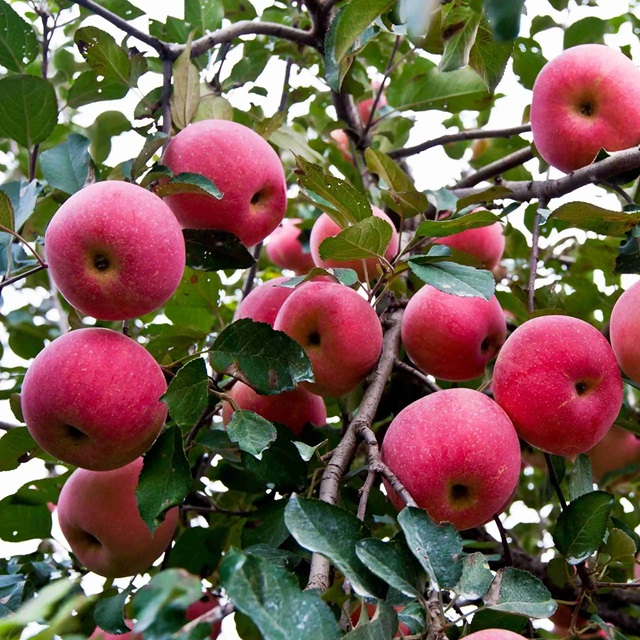
#> input picture 66.jpg, 640 x 640 px
$ python image.py
#> lines starting #> are read from the running program, lines starting #| are printed output that depends on the picture; after the words box and inside, x2 and y2 are one past the last pixel; in counts of white or black regions, pixels touching at a corner belong together
#> further down, image is the input picture: shape (640, 640, 3); mean B, G, R 80, 92.3, 117
from PIL import Image, ImageEnhance, ImageFilter, ImageOps

import cv2
import numpy as np

# [107 lines left out: functions adjust_brightness, add_noise, invert_image, rotate_image, add_noise, translate_image and 1 more, not called in this run]


def apply_random_masks_inside(image, num_masks=5, mask_size=(80, 80)):
    """
    随机在图像内部生成多个遮挡

    参数：
    image: 输入图像
    num_masks: 要生成的遮挡数量，默认为 3
    mask_size: 遮挡的大小，默认为 (50, 50)

    返回值：
    带有遮挡的图像
    """
#> called with num_masks = 5, mask_size = (80, 80)
    # 获取图像大小
    height, width = image.shape[:2]
#> height = 640; width = 640

    # 复制输入图像，以免修改原始图像
    masked_image = image.copy()

    # 在图像内部随机生成多个遮挡
    for _ in range(num_masks):
        # 随机生成遮挡的位置
        x = np.random.randint(mask_size[0], width - mask_size[0])
        y = np.random.randint(mask_size[1], height - mask_size[1])

        # 创建遮挡
        mask = np.ones_like(image) * 255
        mask[y:y+mask_size[1], x:x+mask_size[0]] = 0

        # 将遮挡应用到图像上
        masked_image = cv2.bitwise_and(masked_image, mask)
#> this loop made 5 passes
#> pass 2, in apply_random_masks_inside, `masked_image = cv2.bitwise_and(masked_image, mask)`:
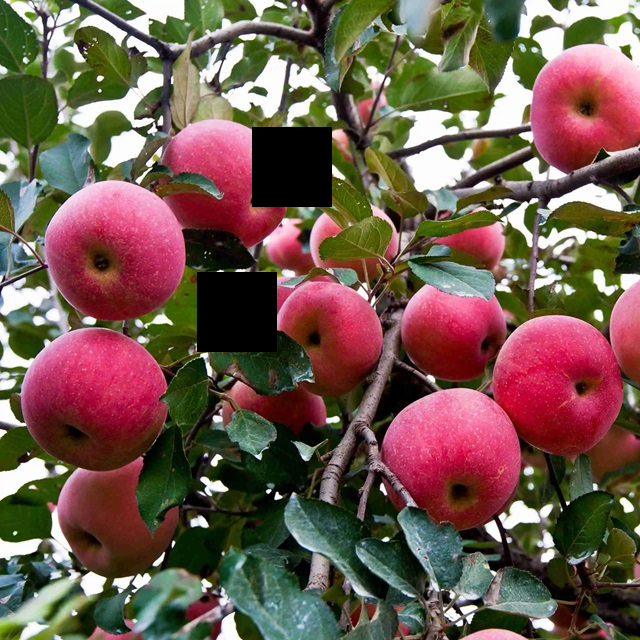
#> masked_image: shape (640, 640, 3); mean B, G, R 77.4, 89, 113.1
#> after the loop:
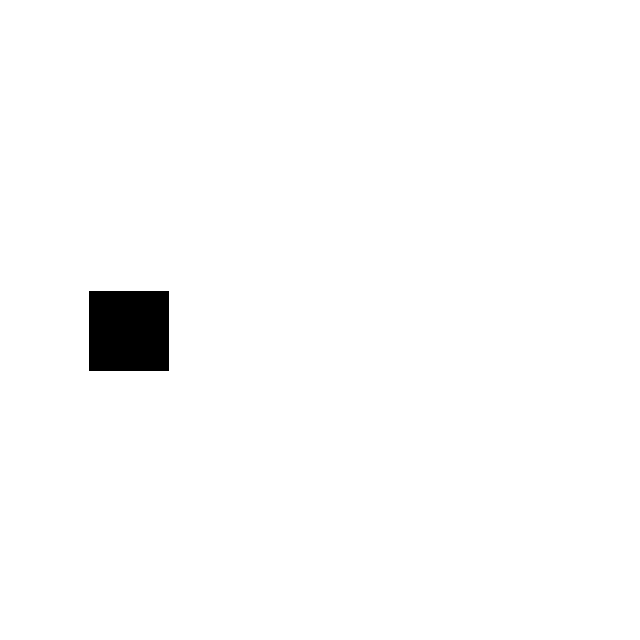
#> mask: shape (640, 640, 3); 98.4% white; 1 black region, box (x1, y1, x2, y2) and area: (89, 291, 169, 371) 6400
#> after the loop:
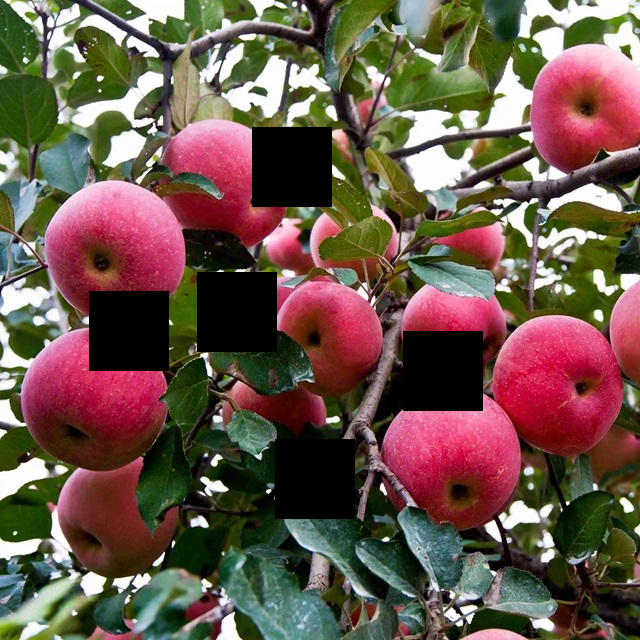
#> masked_image: shape (640, 640, 3); mean B, G, R 74.7, 86.3, 108.1

    return masked_image


# 测试
image_path = "66.jpg"  # 替换为你的图像路径
brightness = 50  # 调整亮度值
noise_level = 2  # 噪声水平
angle = 25  # 旋转角度

# 调整亮度
# brighter_image = adjust_brightness(image_path, brightness)

# # 增加噪声
# noisy_image = add_noise(image_path)

# # 反转图像
# inverted_image = invert_image(image_path)

# # 旋转图像
# rotated_image = rotate_image(image_path, angle)

# 显示图像
# inverted_image.show()  # 显示旋转后的图像


# # 读取图像
# image = cv2.imread('66.jpg')

# # 添加噪声
# noisy_image = add_noise(image, noise_type='gaussian', strength=400)

# # 显示原始图像和添加噪声后的图像
# cv2.imshow('Original Image', image)
# cv2.imshow('Noisy Image', noisy_image)
# # 保存图像
# cv2.imwrite('noisy_image.jpg', noisy_image)
# cv2.waitKey(0)
# cv2.destroyAllWindows()

# # 打开图像
# image = Image.open("66.jpg")

# # 平移图像
# shifted_image = translate_image(image, (50, 50))  # 水平和垂直方向都平移50个像素
# # 显示原始图像和平移后的图像
# shifted_image.show()
# # 保存平移后的图像
# shifted_image.save("shifted_image.jpg")
# cv2.waitKey(0)
# cv2.destroyAllWindows()


# 读取图像
image = cv2.imread('66.jpg')

# 应用随机内部遮挡
masked_image_inside = apply_random_masks_inside(image)

# 显示原始图像和带有内部遮挡的图像
cv2.imshow('Original Image', image)
cv2.imshow('Masked Image Inside', masked_image_inside)
cv2.imwrite('masked_image_inside.jpg', masked_image_inside)
cv2.waitKey(0)
cv2.destroyAllWindows()
